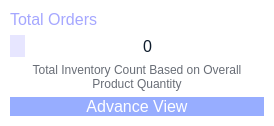
                 <widget class="QFrame" name="horizontalFrame">
                  <property name="sizePolicy">
                   <sizepolicy hsizetype="Preferred" vsizetype="Preferred">
                    <horstretch>0</horstretch>
                    <verstretch>0</verstretch>
                   </sizepolicy>
                  </property>
                  <property name="maximumSize">
                   <size>
                    <width>16777215</width>
                    <height>16777215</height>
                   </size>
                  </property>
                  <property name="styleSheet">
                   <string notr="true">background-color: rgb(255, 255, 255);
border-radius: 20px;</string>
                  </property>
                  <layout class="QHBoxLayout" name="horizontalLayout_28">
                   <property name="leftMargin">
                    <number>10</number>
                   </property>
                   <property name="topMargin">
                    <number>10</number>
                   </property>
                   <property name="rightMargin">
                    <number>10</number>
                   </property>
                   <property name="bottomMargin">
                    <number>10</number>
                   </property>
                   <item>
                    <layout class="QVBoxLayout" name="verticalLayout_19">
                     <item>
                      <widget class="QLabel" name="label_48">
                       <property name="sizePolicy">
                        <sizepolicy hsizetype="Preferred" vsizetype="Fixed">
                         <horstretch>0</horstretch>
                         <verstretch>0</verstretch>
                        </sizepolicy>
                       </property>
                       <property name="font">
                        <font>
                         <pointsize>12</pointsize>
                        </font>
                       </property>
                       <property name="styleSheet">
                        <string notr="true">color: rgb(165, 167, 255);</string>
                       </property>
                       <property name="text">
                        <string>Total Orders</string>
                       </property>
                      </widget>
                     </item>
                     <item>
                      <layout class="QGridLayout" name="gridLayout_16">
                       <item row="0" column="1">
                        <widget class="QLabel" name="Total_orders_label">
                         <property name="font">
                          <font>
                           <pointsize>12</pointsize>
                          </font>
                         </property>
                         <property name="styleSheet">
                          <string notr="true">color: rgb(14, 28, 44);</string>
                         </property>
                         <property name="text">
                          <string>0</string>
                         </property>
                         <property name="alignment">
                          <set>Qt::AlignmentFlag::AlignCenter</set>
                         </property>
                         <property name="wordWrap">
                          <bool>true</bool>
                         </property>
                        </widget>
                       </item>
                       <item row="0" column="0">
                        <widget class="QLabel" name="label_60">
                         <property name="sizePolicy">
                          <sizepolicy hsizetype="Fixed" vsizetype="Fixed">
                           <horstretch>0</horstretch>
                           <verstretch>0</verstretch>
                          </sizepolicy>
                         </property>
                         <property name="styleSheet">
                          <string notr="true">background-color: rgb(231, 230, 255);
padding: 4px;
border-radius: 10px;</string>
                         </property>
                         <property name="text">
                          <string/>
                         </property>
                         <property name="pixmap">
                          <pixmap resource="resources.qrc">:/resources/orders-icons/Total_orders.svg</pixmap>
                         </property>
                         <property name="scaledContents">
                          <bool>true</bool>
                         </property>
                        </widget>
                       </item>
                      </layout>
                     </item>
                     <item>
                      <widget class="QLabel" name="label_52">
                       <property name="sizePolicy">
                        <sizepolicy hsizetype="Preferred" vsizetype="Fixed">
                         <horstretch>0</horstretch>
                         <verstretch>0</verstretch>
                        </sizepolicy>
                       </property>
                       <property name="styleSheet">
                        <string notr="true">color: rgb(104, 109, 118);</string>
                       </property>
                       <property name="text">
                        <string>Total Inventory Count Based on Overall Product Quantity</string>
                       </property>
                       <property name="alignment">
                        <set>Qt::AlignmentFlag::AlignCenter</set>
                       </property>
                       <property name="wordWrap">
                        <bool>true</bool>
                       </property>
                      </widget>
                     </item>
                     <item>
                      <widget class="QPushButton" name="pushButton_19">
                       <property name="maximumSize">
                        <size>
                         <width>16777215</width>
                         <height>40</height>
                        </size>
                       </property>
                       <property name="font">
                        <font>
                         <pointsize>12</pointsize>
                        </font>
                       </property>
                       <property name="styleSheet">
                        <string notr="true">QPushButton{
background: rgb(151, 173, 255);
color: rgb(255, 255, 255);
border:none;
border-radius: 10px;
}
QPushButton:hover{
	background-color: rgb(131, 151, 222);
}</string>
                       </property>
                       <property name="text">
                        <string>Advance View</string>
                       </property>
                       <property name="icon">
                        <iconset>
                         <normalon>:/resources/product-icons/advance_view.svg</normalon>
                        </iconset>
                       </property>
                       <property name="iconSize">
                        <size>
                         <width>28</width>
                         <height>28</height>
                        </size>
                       </property>
                      </widget>
                     </item>
                    </layout>
                   </item>
                  </layout>
                 </widget>
